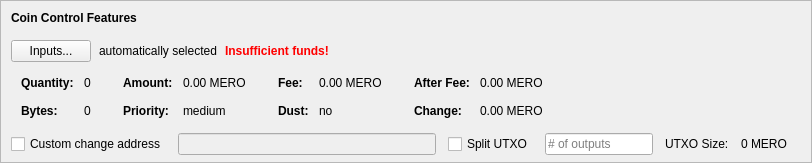
    <widget class="QFrame" name="frameCoinControl">
     <property name="sizePolicy">
      <sizepolicy hsizetype="Expanding" vsizetype="Expanding">
       <horstretch>0</horstretch>
       <verstretch>0</verstretch>
      </sizepolicy>
     </property>
     <property name="maximumSize">
      <size>
       <width>16777215</width>
       <height>16777215</height>
      </size>
     </property>
     <property name="frameShape">
      <enum>QFrame::StyledPanel</enum>
     </property>
     <property name="frameShadow">
      <enum>QFrame::Sunken</enum>
     </property>
     <layout class="QVBoxLayout" name="verticalLayoutCoinControl2">
      <property name="spacing">
       <number>0</number>
      </property>
      <property name="leftMargin">
       <number>0</number>
      </property>
      <property name="topMargin">
       <number>0</number>
      </property>
      <property name="rightMargin">
       <number>0</number>
      </property>
      <property name="bottomMargin">
       <number>6</number>
      </property>
      <item>
       <layout class="QVBoxLayout" name="verticalLayoutCoinControl" stretch="0,0,0,0,1">
        <property name="spacing">
         <number>0</number>
        </property>
        <property name="leftMargin">
         <number>10</number>
        </property>
        <property name="topMargin">
         <number>10</number>
        </property>
        <item>
         <layout class="QHBoxLayout" name="horizontalLayoutCoinControl1">
          <property name="bottomMargin">
           <number>15</number>
          </property>
          <item>
           <widget class="QLabel" name="labelCoinControlFeatures">
            <property name="sizePolicy">
             <sizepolicy hsizetype="Preferred" vsizetype="Maximum">
              <horstretch>0</horstretch>
              <verstretch>0</verstretch>
             </sizepolicy>
            </property>
            <property name="font">
             <font>
              <weight>75</weight>
              <bold>true</bold>
             </font>
            </property>
            <property name="styleSheet">
             <string notr="true">font-weight:bold;</string>
            </property>
            <property name="text">
             <string>Coin Control Features</string>
            </property>
           </widget>
          </item>
         </layout>
        </item>
        <item>
         <layout class="QHBoxLayout" name="horizontalLayoutCoinControl2" stretch="0,0,0,0">
          <property name="spacing">
           <number>8</number>
          </property>
          <property name="bottomMargin">
           <number>10</number>
          </property>
          <item>
           <widget class="QPushButton" name="pushButtonCoinControl">
            <property name="styleSheet">
             <string notr="true"/>
            </property>
            <property name="text">
             <string>Inputs...</string>
            </property>
            <property name="autoDefault">
             <bool>false</bool>
            </property>
           </widget>
          </item>
          <item>
           <widget class="QLabel" name="labelCoinControlAutomaticallySelected">
            <property name="text">
             <string>automatically selected</string>
            </property>
            <property name="margin">
             <number>5</number>
            </property>
           </widget>
          </item>
          <item>
           <widget class="QLabel" name="labelCoinControlInsuffFunds">
            <property name="font">
             <font>
              <weight>75</weight>
              <bold>true</bold>
             </font>
            </property>
            <property name="styleSheet">
             <string notr="true">color:red;font-weight:bold;</string>
            </property>
            <property name="text">
             <string>Insufficient funds!</string>
            </property>
            <property name="margin">
             <number>5</number>
            </property>
           </widget>
          </item>
          <item>
           <spacer name="horizontalSpacerCoinControl">
            <property name="orientation">
             <enum>Qt::Horizontal</enum>
            </property>
            <property name="sizeHint" stdset="0">
             <size>
              <width>40</width>
              <height>1</height>
             </size>
            </property>
           </spacer>
          </item>
         </layout>
        </item>
        <item>
         <widget class="QWidget" name="widgetCoinControl" native="true">
          <property name="sizePolicy">
           <sizepolicy hsizetype="Preferred" vsizetype="Preferred">
            <horstretch>0</horstretch>
            <verstretch>0</verstretch>
           </sizepolicy>
          </property>
          <property name="minimumSize">
           <size>
            <width>0</width>
            <height>0</height>
           </size>
          </property>
          <property name="styleSheet">
           <string notr="true"/>
          </property>
          <layout class="QHBoxLayout" name="horizontalLayoutCoinControl5">
           <property name="leftMargin">
            <number>0</number>
           </property>
           <property name="topMargin">
            <number>0</number>
           </property>
           <property name="rightMargin">
            <number>0</number>
           </property>
           <property name="bottomMargin">
            <number>0</number>
           </property>
           <item>
            <layout class="QHBoxLayout" name="horizontalLayoutCoinControl3" stretch="0,0,0,1">
             <property name="spacing">
              <number>20</number>
             </property>
             <property name="topMargin">
              <number>0</number>
             </property>
             <property name="bottomMargin">
              <number>10</number>
             </property>
             <item>
              <layout class="QFormLayout" name="formLayoutCoinControl1">
               <property name="horizontalSpacing">
                <number>10</number>
               </property>
               <property name="verticalSpacing">
                <number>14</number>
               </property>
               <property name="leftMargin">
                <number>10</number>
               </property>
               <property name="topMargin">
                <number>4</number>
               </property>
               <property name="rightMargin">
                <number>6</number>
               </property>
               <item row="0" column="0">
                <widget class="QLabel" name="labelCoinControlQuantityText">
                 <property name="font">
                  <font>
                   <weight>75</weight>
                   <bold>true</bold>
                  </font>
                 </property>
                 <property name="text">
                  <string>Quantity:</string>
                 </property>
                 <property name="margin">
                  <number>0</number>
                 </property>
                </widget>
               </item>
               <item row="0" column="1">
                <widget class="QLabel" name="labelCoinControlQuantity">
                 <property name="cursor">
                  <cursorShape>IBeamCursor</cursorShape>
                 </property>
                 <property name="contextMenuPolicy">
                  <enum>Qt::ActionsContextMenu</enum>
                 </property>
                 <property name="text">
                  <string notr="true">0</string>
                 </property>
                 <property name="margin">
                  <number>0</number>
                 </property>
                 <property name="textInteractionFlags">
                  <set>Qt::LinksAccessibleByMouse|Qt::TextSelectableByKeyboard|Qt::TextSelectableByMouse</set>
                 </property>
                </widget>
               </item>
               <item row="1" column="0">
                <widget class="QLabel" name="labelCoinControlBytesText">
                 <property name="font">
                  <font>
                   <weight>75</weight>
                   <bold>true</bold>
                  </font>
                 </property>
                 <property name="text">
                  <string>Bytes:</string>
                 </property>
                </widget>
               </item>
               <item row="1" column="1">
                <widget class="QLabel" name="labelCoinControlBytes">
                 <property name="cursor">
                  <cursorShape>IBeamCursor</cursorShape>
                 </property>
                 <property name="contextMenuPolicy">
                  <enum>Qt::ActionsContextMenu</enum>
                 </property>
                 <property name="text">
                  <string notr="true">0</string>
                 </property>
                 <property name="textInteractionFlags">
                  <set>Qt::LinksAccessibleByMouse|Qt::TextSelectableByKeyboard|Qt::TextSelectableByMouse</set>
                 </property>
                </widget>
               </item>
              </layout>
             </item>
             <item>
              <layout class="QFormLayout" name="formLayoutCoinControl2">
               <property name="horizontalSpacing">
                <number>10</number>
               </property>
               <property name="verticalSpacing">
                <number>14</number>
               </property>
               <property name="leftMargin">
                <number>6</number>
               </property>
               <property name="topMargin">
                <number>4</number>
               </property>
               <property name="rightMargin">
                <number>6</number>
               </property>
               <item row="0" column="0">
                <widget class="QLabel" name="labelCoinControlAmountText">
                 <property name="font">
                  <font>
                   <weight>75</weight>
                   <bold>true</bold>
                  </font>
                 </property>
                 <property name="text">
                  <string>Amount:</string>
                 </property>
                 <property name="margin">
                  <number>0</number>
                 </property>
                </widget>
               </item>
               <item row="0" column="1">
                <widget class="QLabel" name="labelCoinControlAmount">
                 <property name="cursor">
                  <cursorShape>IBeamCursor</cursorShape>
                 </property>
                 <property name="contextMenuPolicy">
                  <enum>Qt::ActionsContextMenu</enum>
                 </property>
                 <property name="text">
                  <string notr="true">0.00 MERO</string>
                 </property>
                 <property name="textInteractionFlags">
                  <set>Qt::LinksAccessibleByMouse|Qt::TextSelectableByKeyboard|Qt::TextSelectableByMouse</set>
                 </property>
                </widget>
               </item>
               <item row="1" column="0">
                <widget class="QLabel" name="labelCoinControlPriorityText">
                 <property name="font">
                  <font>
                   <weight>75</weight>
                   <bold>true</bold>
                  </font>
                 </property>
                 <property name="text">
                  <string>Priority:</string>
                 </property>
                </widget>
               </item>
               <item row="1" column="1">
                <widget class="QLabel" name="labelCoinControlPriority">
                 <property name="cursor">
                  <cursorShape>IBeamCursor</cursorShape>
                 </property>
                 <property name="contextMenuPolicy">
                  <enum>Qt::ActionsContextMenu</enum>
                 </property>
                 <property name="text">
                  <string>medium</string>
                 </property>
                 <property name="textInteractionFlags">
                  <set>Qt::LinksAccessibleByMouse|Qt::TextSelectableByKeyboard|Qt::TextSelectableByMouse</set>
                 </property>
                </widget>
               </item>
              </layout>
             </item>
             <item>
              <layout class="QFormLayout" name="formLayoutCoinControl3">
               <property name="horizontalSpacing">
                <number>10</number>
               </property>
               <property name="verticalSpacing">
                <number>14</number>
               </property>
               <property name="leftMargin">
                <number>6</number>
               </property>
               <property name="topMargin">
                <number>4</number>
               </property>
               <property name="rightMargin">
                <number>6</number>
               </property>
               <item row="0" column="0">
                <widget class="QLabel" name="labelCoinControlFeeText">
                 <property name="font">
                  <font>
                   <weight>75</weight>
                   <bold>true</bold>
                  </font>
                 </property>
                 <property name="text">
                  <string>Fee:</string>
                 </property>
                 <property name="margin">
                  <number>0</number>
                 </property>
                </widget>
               </item>
               <item row="0" column="1">
                <widget class="QLabel" name="labelCoinControlFee">
                 <property name="cursor">
                  <cursorShape>IBeamCursor</cursorShape>
                 </property>
                 <property name="contextMenuPolicy">
                  <enum>Qt::ActionsContextMenu</enum>
                 </property>
                 <property name="text">
                  <string notr="true">0.00 MERO</string>
                 </property>
                 <property name="textInteractionFlags">
                  <set>Qt::LinksAccessibleByMouse|Qt::TextSelectableByKeyboard|Qt::TextSelectableByMouse</set>
                 </property>
                </widget>
               </item>
               <item row="1" column="0">
                <widget class="QLabel" name="labelCoinControlLowOutputText">
                 <property name="font">
                  <font>
                   <weight>75</weight>
                   <bold>true</bold>
                  </font>
                 </property>
                 <property name="text">
                  <string>Dust:</string>
                 </property>
                </widget>
               </item>
               <item row="1" column="1">
                <widget class="QLabel" name="labelCoinControlLowOutput">
                 <property name="cursor">
                  <cursorShape>IBeamCursor</cursorShape>
                 </property>
                 <property name="contextMenuPolicy">
                  <enum>Qt::ActionsContextMenu</enum>
                 </property>
                 <property name="text">
                  <string>no</string>
                 </property>
                 <property name="textInteractionFlags">
                  <set>Qt::LinksAccessibleByMouse|Qt::TextSelectableByKeyboard|Qt::TextSelectableByMouse</set>
                 </property>
                </widget>
               </item>
              </layout>
             </item>
             <item>
              <layout class="QFormLayout" name="formLayoutCoinControl4">
               <property name="horizontalSpacing">
                <number>10</number>
               </property>
               <property name="verticalSpacing">
                <number>14</number>
               </property>
               <property name="leftMargin">
                <number>6</number>
               </property>
               <property name="topMargin">
                <number>4</number>
               </property>
               <property name="rightMargin">
                <number>6</number>
               </property>
               <item row="0" column="0">
                <widget class="QLabel" name="labelCoinControlAfterFeeText">
                 <property name="font">
                  <font>
                   <weight>75</weight>
                   <bold>true</bold>
                  </font>
                 </property>
                 <property name="text">
                  <string>After Fee:</string>
                 </property>
                 <property name="margin">
                  <number>0</number>
                 </property>
                </widget>
               </item>
               <item row="0" column="1">
                <widget class="QLabel" name="labelCoinControlAfterFee">
                 <property name="cursor">
                  <cursorShape>IBeamCursor</cursorShape>
                 </property>
                 <property name="contextMenuPolicy">
                  <enum>Qt::ActionsContextMenu</enum>
                 </property>
                 <property name="text">
                  <string notr="true">0.00 MERO</string>
                 </property>
                 <property name="textInteractionFlags">
                  <set>Qt::LinksAccessibleByMouse|Qt::TextSelectableByKeyboard|Qt::TextSelectableByMouse</set>
                 </property>
                </widget>
               </item>
               <item row="1" column="0">
                <widget class="QLabel" name="labelCoinControlChangeText">
                 <property name="font">
                  <font>
                   <weight>75</weight>
                   <bold>true</bold>
                  </font>
                 </property>
                 <property name="text">
                  <string>Change:</string>
                 </property>
                </widget>
               </item>
               <item row="1" column="1">
                <widget class="QLabel" name="labelCoinControlChange">
                 <property name="cursor">
                  <cursorShape>IBeamCursor</cursorShape>
                 </property>
                 <property name="contextMenuPolicy">
                  <enum>Qt::ActionsContextMenu</enum>
                 </property>
                 <property name="text">
                  <string notr="true">0.00 MERO</string>
                 </property>
                 <property name="textInteractionFlags">
                  <set>Qt::LinksAccessibleByMouse|Qt::TextSelectableByKeyboard|Qt::TextSelectableByMouse</set>
                 </property>
                </widget>
               </item>
              </layout>
             </item>
            </layout>
           </item>
          </layout>
         </widget>
        </item>
        <item>
         <layout class="QHBoxLayout" name="horizontalLayoutCoinControl4" stretch="0,0,0,0,0,0,0">
          <property name="spacing">
           <number>12</number>
          </property>
          <property name="sizeConstraint">
           <enum>QLayout::SetDefaultConstraint</enum>
          </property>
          <property name="topMargin">
           <number>5</number>
          </property>
          <property name="rightMargin">
           <number>5</number>
          </property>
          <item>
           <widget class="QCheckBox" name="checkBoxCoinControlChange">
            <property name="toolTip">
             <string>If this is activated, but the change address is empty or invalid, change will be sent to a newly generated address.</string>
            </property>
            <property name="text">
             <string>Custom change address</string>
            </property>
           </widget>
          </item>
          <item>
           <widget class="QValidatedLineEdit" name="lineEditCoinControlChange">
            <property name="enabled">
             <bool>false</bool>
            </property>
            <property name="sizePolicy">
             <sizepolicy hsizetype="Expanding" vsizetype="Fixed">
              <horstretch>0</horstretch>
              <verstretch>0</verstretch>
             </sizepolicy>
            </property>
           </widget>
          </item>
          <item>
           <widget class="QCheckBox" name="splitBlockCheckBox">
            <property name="text">
             <string>Split UTXO</string>
            </property>
           </widget>
          </item>
          <item>
           <widget class="QLineEdit" name="splitBlockLineEdit">
            <property name="sizePolicy">
             <sizepolicy hsizetype="Fixed" vsizetype="Fixed">
              <horstretch>50</horstretch>
              <verstretch>0</verstretch>
             </sizepolicy>
            </property>
            <property name="placeholderText">
             <string># of outputs</string>
            </property>
           </widget>
          </item>
          <item>
           <widget class="QLabel" name="labelBlockSizeText">
            <property name="text">
             <string>UTXO Size:</string>
            </property>
           </widget>
          </item>
          <item>
           <widget class="QLabel" name="labelBlockSize">
            <property name="text">
             <string>0 MERO</string>
            </property>
           </widget>
          </item>
          <item>
           <widget class="QLabel" name="labelCoinControlChangeLabel">
            <property name="sizePolicy">
             <sizepolicy hsizetype="Preferred" vsizetype="Expanding">
              <horstretch>0</horstretch>
              <verstretch>0</verstretch>
             </sizepolicy>
            </property>
            <property name="minimumSize">
             <size>
              <width>0</width>
              <height>0</height>
             </size>
            </property>
            <property name="text">
             <string/>
            </property>
            <property name="margin">
             <number>3</number>
            </property>
           </widget>
          </item>
         </layout>
        </item>
        <item>
         <spacer name="verticalSpacerCoinControl">
          <property name="orientation">
           <enum>Qt::Vertical</enum>
          </property>
          <property name="sizeHint" stdset="0">
           <size>
            <width>800</width>
            <height>1</height>
           </size>
          </property>
         </spacer>
        </item>
       </layout>
      </item>
     </layout>
    </widget>
